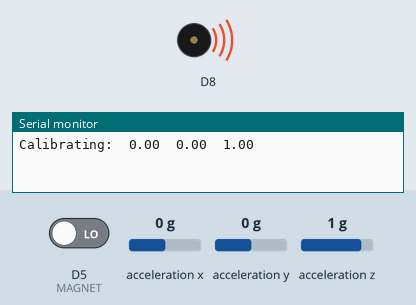
A sketch run on a simulated Arduino Nano 33 IoT. Parts: buzzer (waves = sounding), the last lines printed to the serial monitor. The inputs (shaded band) are chosen by the test bench; at power-on: acceleration x 0 g, D5 (MAGNET) LOW, acceleration y 0 g, acceleration z 1 g. Nothing arrives over Bluetooth unless stated; a phone connects over Bluetooth LE 3 s after start.

Above: at 1.26 s.
1.3 s: acceleration x set to -1.4 g
At 4.1 s:
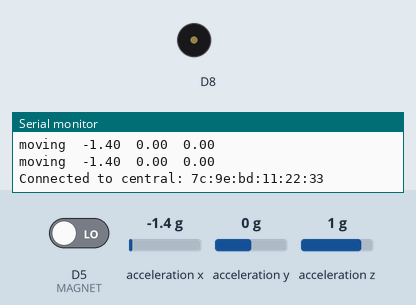
Timing chart, 0 to 5.6 s (numbered marks = the images above; inputs shaded):
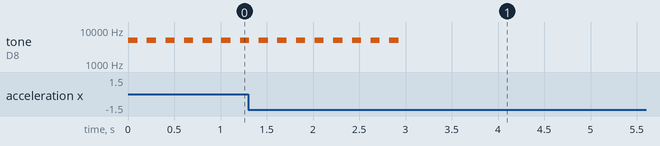

Measured:
- by itself, tone on D8: alternates 5000 Hz for 0.10 s and silent for 0.10 s, 17 changes in all, then stays silent

The sketch:

main.ino
```cpp
#include <Arduino_LSM6DS3.h>
#include <ArduinoBLE.h>

#define MAGNET 5

BLEService ledService("19B10000-E8F2-537E-4F6C-D104768A1214");
float calx = 0, caly = 0, calz = 0;
bool ringing = false;

bool magnet(){
  if(digitalRead(MAGNET)){
    return false;
  }else{
    return true;
  }

}

void acSetup() {
  if (!IMU.begin()) {
    Serial.println("Failed to initialize IMU!");

    while (1);
  }
}

void calibrate(){
  float x, y, z;
  if (IMU.accelerationAvailable()) {
    IMU.readAcceleration(x, y, z);
    calx = x;
    caly = y;
    calz = z;
    Serial.println("Calibrating:\t" + String(x) + "\t" + String(y) + "\t" + String(z));
  }
}

void reset() {
  ringing = false;
}

void acUpdate() {
  float x, y, z;

  if(magnet()){
    ringing = true;
  }
  if (IMU.accelerationAvailable()) {
    IMU.readAcceleration(x, y, z);
    x-=calx;
    y-=caly;
    z-=calz;
    if (x >= 1 || x <= -1 || y >= 1 || y <= -1 || z >= 1 || z <= -1) {
      Serial.println("moving\t" + String(x) + "\t" + String(y) + "\t" + String(z));
      ringing = true;
    }
  }
}

void btSetup() {
  if (!BLE.begin()) {
    Serial.println("starting BLE failed!");
    while (1);
  }

  BLE.setLocalName("baken_paken");

  BLE.addService(ledService);

  BLE.advertise();
}

void btUpdate() {
  BLEDevice central = BLE.central();

  if (central) {
    ringing = false;
    Serial.print("Connected to central: ");
    Serial.println(central.address());

    while (central.connected());

    Serial.print("Disconnected from central: ");
    Serial.println(central.address());
    calibrate();
  }
}

void setup() {
  Serial.begin(9600);
  while (!Serial);
  btSetup();
  acSetup();
  calibrate();
  pinMode(8, OUTPUT);
}

void loop() {
  btUpdate();
  acUpdate();
  if (ringing) {
    tone(8, 5000);
    delay(100);
    noTone(8);
    delay(100);
  }
}
```
